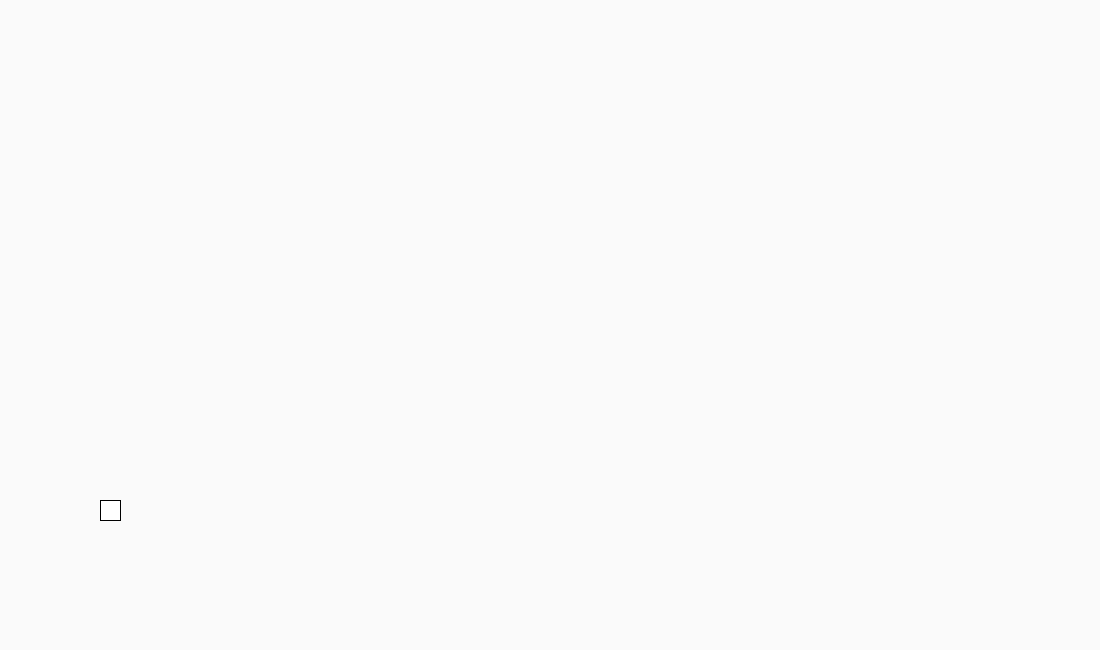
Frame 1 (no input)
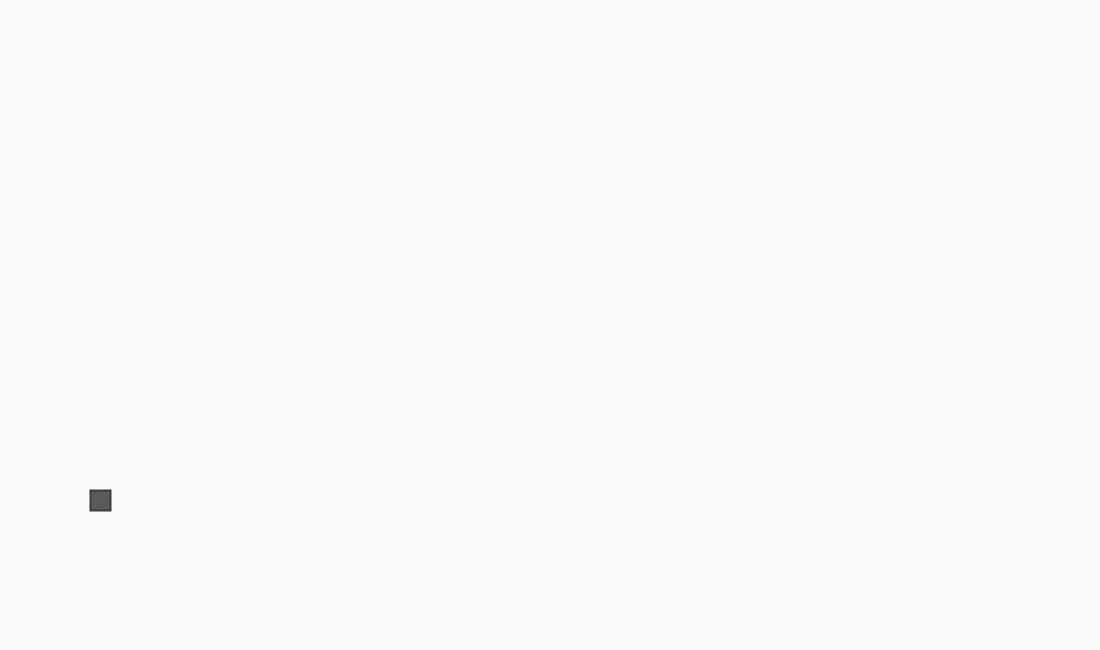
Frame 60 (the mouse pressed at the canvas centre just before this capture)
Frame 120 (the mouse held since frame 60 and released just before this capture): identical to frame 60, image omitted

The Processing sketch that drew these frames (run headless with seeded random() and noise(); from frame 60 on, the mouse is pressed at the canvas centre):

// Processing sketch: Eksamens_Spil__4_2_
// ── Eksamens_Spil__4_2_.pde
int Xpos = 100;
int Ypos = 500;
float speed = 2;

void setup() {
  smooth();
  size(1100,650);
  
}

void draw() {
  background(250);
  player();
  
}

void player() {
  rect(Xpos,Ypos,20,20);
  rectMode(CENTER);
  fill (90,90,90);
  stroke(60,60,60);
  strokeWeight(2); 
  playerMove();
  
}

void playerMove() {  
  if (Ypos >= 500)
       Ypos = 500;  
  else Ypos = Ypos + 2;
  if (Ypos <= 470)
       Ypos = 500;
  else Ypos = Ypos - 0;
  
}

void keyPressed() {
  if (key == CODED) {
  if (keyCode == UP) {Ypos -= 30;}  
  if (keyCode == LEFT) {Xpos -= 5;}  
  if (keyCode == RIGHT) {Xpos += 5;}  
  } 
}
